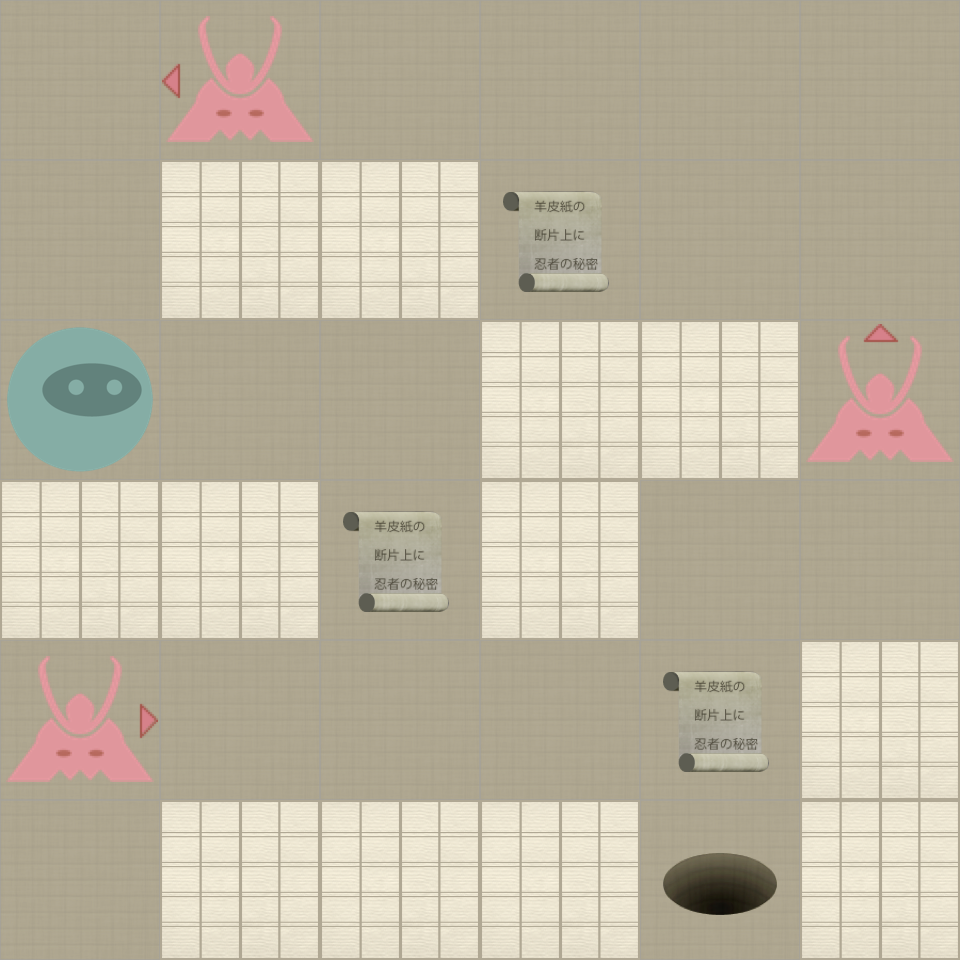

Rendered tile map (Tiled .tmx) drawn with the repository's tilesets; below, a short description and the map source with its tile grids summarised:
An orthogonal 6x6 tile map with 160x160 px tiles, 2 tile layers (Level, Actors).

<map version="1.0" orientation="orthogonal" width="6" height="6" tilewidth="160" tileheight="160">
 <properties>
  <property name="moves" value="15" />
 </properties>
 <tileset firstgid="1" name="tiles" tilewidth="160" tileheight="160" spacing="2" margin="2">
  <image source="tiles-ipadhd.png" width="1024" height="1024" />
  <tile id="0">
   <properties>
    <property name="actor" value="exit" />
   </properties>
  </tile>
  <tile id="2">
   <properties>
    <property name="actor" value="guard" />
    <property name="direction" value="down" />
   </properties>
  </tile>
  <tile id="3">
   <properties>
    <property name="actor" value="guard" />
    <property name="direction" value="left" />
   </properties>
  </tile>
  <tile id="4">
   <properties>
    <property name="actor" value="guard" />
    <property name="direction" value="right" />
   </properties>
  </tile>
  <tile id="5">
   <properties>
    <property name="actor" value="guard" />
    <property name="direction" value="up" />
   </properties>
  </tile>
  <tile id="7">
   <properties>
    <property name="actor" value="player" />
   </properties>
  </tile>
  <tile id="8">
   <properties>
    <property name="actor" value="scroll" />
   </properties>
  </tile>
  <tile id="9">
   <properties>
    <property name="wall" value="1" />
   </properties>
  </tile>
 </tileset>
 <layer name="Level" width="6" height="6">
  <data>[36 cells, 36 non-empty, 2 distinct tile ids]</data>
 </layer>
 <layer name="Actors" width="6" height="6">
  <data>[36 cells, 8 non-empty, 6 distinct tile ids]</data>
 </layer>
</map>
